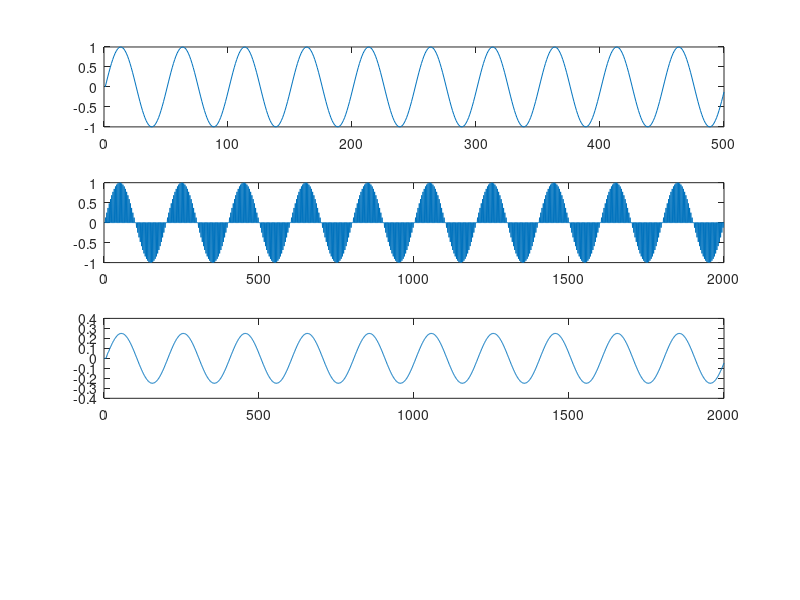

This figure's MATLAB source:
f=10;
fs=500;
N=fs;
t=0:1/fs:(N-1)/fs;
x=sin(2*pi*f*t);
subplot(4,1,1),plot(x);
y=zeros(1,2000);
y(1:4:2000)=x;
subplot(4,1,2),plot(y);
[b a]=cheby1(5,0.5,0.25);
yfill=filter(b,a,y);
subplot(4,1,3),plot(yfill);
